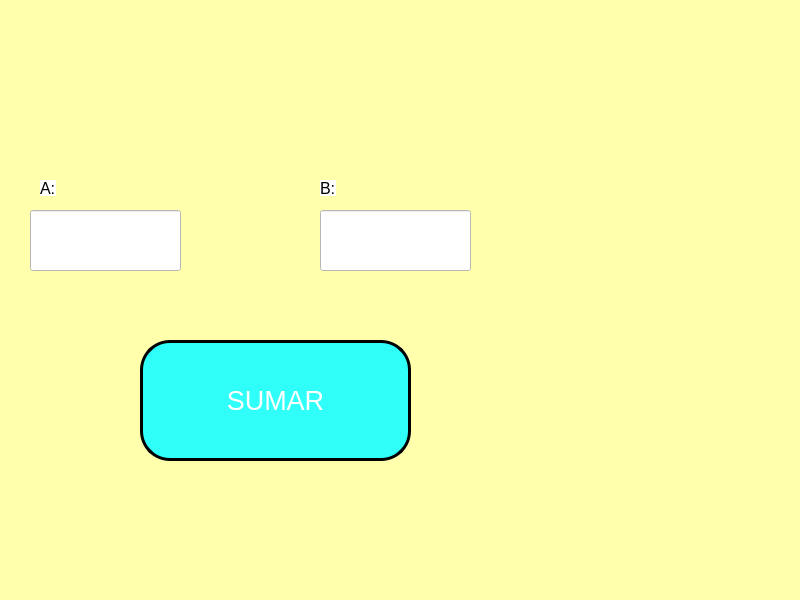
<?xml version="1.0" encoding="UTF-8"?>
<ui version="4.0">
 <class>P01_EjemploConUnBoton</class>
 <widget class="QMainWindow" name="P01_EjemploConUnBoton">
  <property name="geometry">
   <rect>
    <x>0</x>
    <y>0</y>
    <width>800</width>
    <height>600</height>
   </rect>
  </property>
  <property name="windowTitle">
   <string>MainWindow</string>
  </property>
  <property name="styleSheet">
   <string notr="true">background-color: rgb(255, 255, 172);</string>
  </property>
  <widget class="QWidget" name="centralwidget">
   <widget class="QPushButton" name="btn_sumar">
    <property name="geometry">
     <rect>
      <x>140</x>
      <y>340</y>
      <width>271</width>
      <height>121</height>
     </rect>
    </property>
    <property name="font">
     <font>
      <pointsize>20</pointsize>
     </font>
    </property>
    <property name="styleSheet">
     <string notr="true">background-color: rgb(48, 255, 249);
color: rgb(255, 255, 255);
border-radius: 30px;
border: 3px solid black;</string>
    </property>
    <property name="text">
     <string>SUMAR</string>
    </property>
   </widget>
   <widget class="QLineEdit" name="txt_nombre">
    <property name="geometry">
     <rect>
      <x>30</x>
      <y>210</y>
      <width>151</width>
      <height>61</height>
     </rect>
    </property>
    <property name="font">
     <font>
      <pointsize>19</pointsize>
     </font>
    </property>
    <property name="styleSheet">
     <string notr="true">alternate-background-color: rgb(255, 255, 255);
background-color: rgb(255, 255, 255);</string>
    </property>
    <property name="text">
     <string/>
    </property>
    <property name="alignment">
     <set>Qt::AlignCenter</set>
    </property>
   </widget>
   <widget class="QLineEdit" name="txt_nombre_2">
    <property name="geometry">
     <rect>
      <x>320</x>
      <y>210</y>
      <width>151</width>
      <height>61</height>
     </rect>
    </property>
    <property name="font">
     <font>
      <pointsize>19</pointsize>
     </font>
    </property>
    <property name="styleSheet">
     <string notr="true">background-color: rgb(255, 255, 255);</string>
    </property>
    <property name="text">
     <string/>
    </property>
    <property name="alignment">
     <set>Qt::AlignCenter</set>
    </property>
   </widget>
   <widget class="QLabel" name="label">
    <property name="geometry">
     <rect>
      <x>40</x>
      <y>180</y>
      <width>16</width>
      <height>16</height>
     </rect>
    </property>
    <property name="font">
     <font>
      <pointsize>12</pointsize>
     </font>
    </property>
    <property name="styleSheet">
     <string notr="true">background-color: rgb(255, 255, 255);</string>
    </property>
    <property name="text">
     <string>A:</string>
    </property>
   </widget>
   <widget class="QLabel" name="label_2">
    <property name="geometry">
     <rect>
      <x>320</x>
      <y>180</y>
      <width>16</width>
      <height>16</height>
     </rect>
    </property>
    <property name="font">
     <font>
      <pointsize>12</pointsize>
     </font>
    </property>
    <property name="styleSheet">
     <string notr="true">background-color: rgb(255, 255, 255);</string>
    </property>
    <property name="text">
     <string>B:</string>
    </property>
    <property name="alignment">
     <set>Qt::AlignLeading|Qt::AlignLeft|Qt::AlignVCenter</set>
    </property>
   </widget>
  </widget>
  <widget class="QMenuBar" name="menubar">
   <property name="geometry">
    <rect>
     <x>0</x>
     <y>0</y>
     <width>800</width>
     <height>21</height>
    </rect>
   </property>
  </widget>
  <widget class="QStatusBar" name="statusbar"/>
 </widget>
 <resources/>
 <connections/>
</ui>
